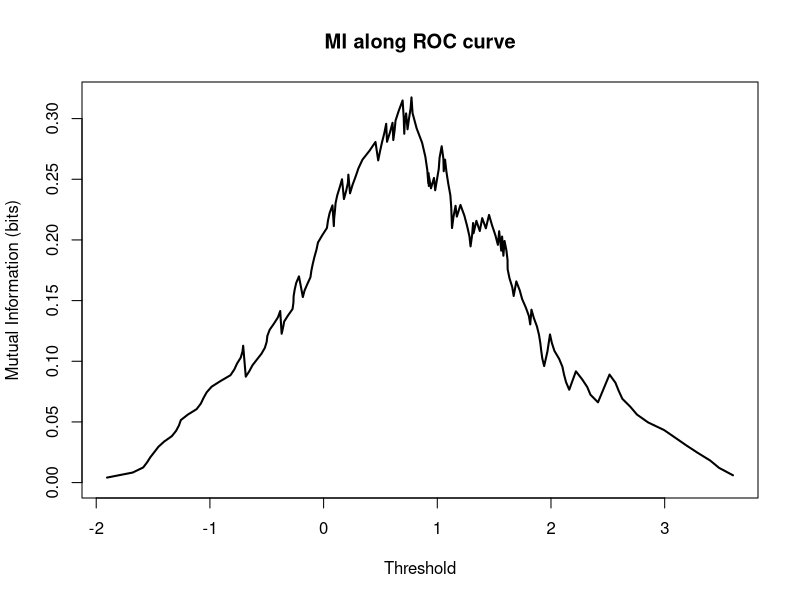
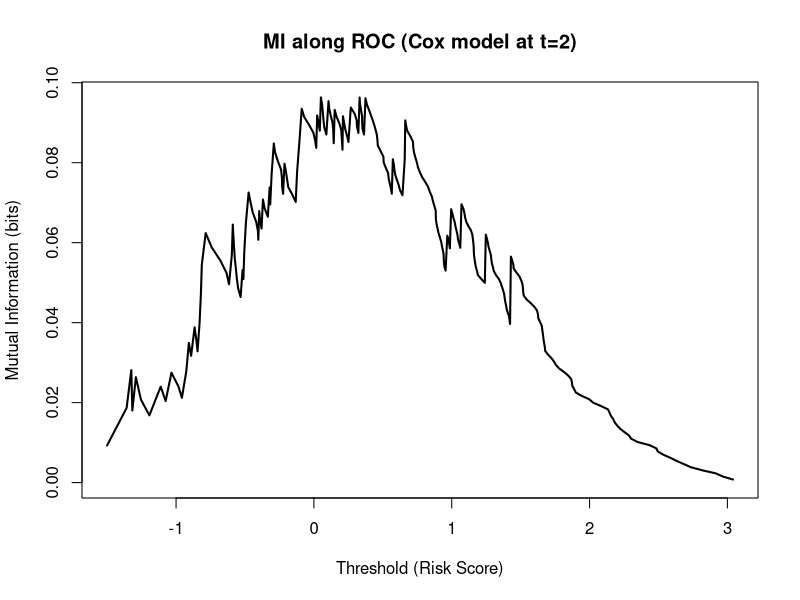

Recreate these plots in R, in order.
# Load required libraries
library(pROC)        # For ROC curves
library(survival)    # For Cox regression
library(survminer)   # For survival analysis
library(ggplot2)     # For nice plots

# ======== 1️⃣ Example: MI for 2x2 Table ========

compute_mi_table <- function(a, b, c, d) {
  N <- a + b + c + d
  p_st <- matrix(c(a, b, c, d), nrow = 2) / N
  p_s <- rowSums(p_st)
  p_t <- colSums(p_st)
  
  MI <- 0
  for (s in 1:2) {
    for (t in 1:2) {
      if (p_st[s,t] > 0) {
        MI <- MI + p_st[s,t] * log2(p_st[s,t] / (p_s[s] * p_t[t]))
      }
    }
  }
  return(MI)
}

# Example table
a <- 50; b <- 10; c <- 5; d <- 35
mi_2x2 <- compute_mi_table(a, b, c, d)
cat("MI for 2x2 table:", mi_2x2, "bits\n\n")

# ======== 2️⃣ MI across thresholds of score ========

# Simulate example data
set.seed(123)
n <- 200
score <- rnorm(n, mean = ifelse(runif(n) > 0.5, 1.5, 0))
label <- ifelse(score + rnorm(n) > 1, 1, 0)

# ROC object
roc_obj <- roc(label, score, direction = "<")
thresholds <- roc_obj$thresholds

# MI per threshold
mi_values <- numeric(length(thresholds))

for (i in seq_along(thresholds)) {
  thresh <- thresholds[i]
  pred <- ifelse(score >= thresh, 1, 0)
  
  a <- sum(pred == 1 & label == 1)
  b <- sum(pred == 1 & label == 0)
  c <- sum(pred == 0 & label == 1)
  d <- sum(pred == 0 & label == 0)
  
  mi_values[i] <- compute_mi_table(a, b, c, d)
}

# Plot MI vs threshold
plot(thresholds, mi_values, type = "l", lwd = 2,
     xlab = "Threshold", ylab = "Mutual Information (bits)",
     main = "MI along ROC curve")

# ======== 3️⃣ MI in Logistic Regression ========

# Simulate data
set.seed(123)
n <- 500
x1 <- rnorm(n)
x2 <- rbinom(n, 1, 0.5)
linpred <- 0.5 * x1 + 1.0 * x2
p <- 1 / (1 + exp(-linpred))
y <- rbinom(n, 1, p)

# Fit logistic regression
logit_model <- glm(y ~ x1 + x2, family = binomial)

# Predicted probabilities
p_hat <- predict(logit_model, type = "response")

# Marginal prevalence
p_Y <- mean(y)

# Compute MI
mi_logit <- mean(
  y * log2(p_hat / p_Y) +
    (1 - y) * log2((1 - p_hat) / (1 - p_Y))
)

cat("MI for Logistic Regression:", mi_logit, "bits\n\n")

# ======== 4️⃣ MI in Cox Regression ========

# Simulate survival data
set.seed(123)
n <- 300
x1 <- rnorm(n)
x2 <- rbinom(n, 1, 0.5)
hazard <- exp(0.7 * x1 + 1.2 * x2)
time <- rexp(n, rate = hazard)
censoring <- rexp(n, rate = 0.1)
event <- as.numeric(time <= censoring)
observed_time <- pmin(time, censoring)

# Fit Cox model
cox_model <- coxph(Surv(observed_time, event) ~ x1 + x2)

# Predict risk score (linear predictor)
risk_score <- predict(cox_model, type = "lp")

# Choose a fixed time t_star (say t=2) → compute survival probability
t_star <- 2
surv_fit <- survfit(cox_model)
# For simplicity, we can binarize event at t_star
event_at_t <- as.numeric(observed_time <= t_star & event == 1)

# ROC on risk score
roc_obj_cox <- roc(event_at_t, risk_score, direction = "<")
thresholds_cox <- roc_obj_cox$thresholds
mi_values_cox <- numeric(length(thresholds_cox))

# Compute MI across thresholds
for (i in seq_along(thresholds_cox)) {
  thresh <- thresholds_cox[i]
  pred <- ifelse(risk_score >= thresh, 1, 0)
  
  a <- sum(pred == 1 & event_at_t == 1)
  b <- sum(pred == 1 & event_at_t == 0)
  c <- sum(pred == 0 & event_at_t == 1)
  d <- sum(pred == 0 & event_at_t == 0)
  
  mi_values_cox[i] <- compute_mi_table(a, b, c, d)
}

# Plot MI vs threshold for Cox model
plot(thresholds_cox, mi_values_cox, type = "l", lwd = 2,
     xlab = "Threshold (Risk Score)", ylab = "Mutual Information (bits)",
     main = "MI along ROC (Cox model at t=2)")

